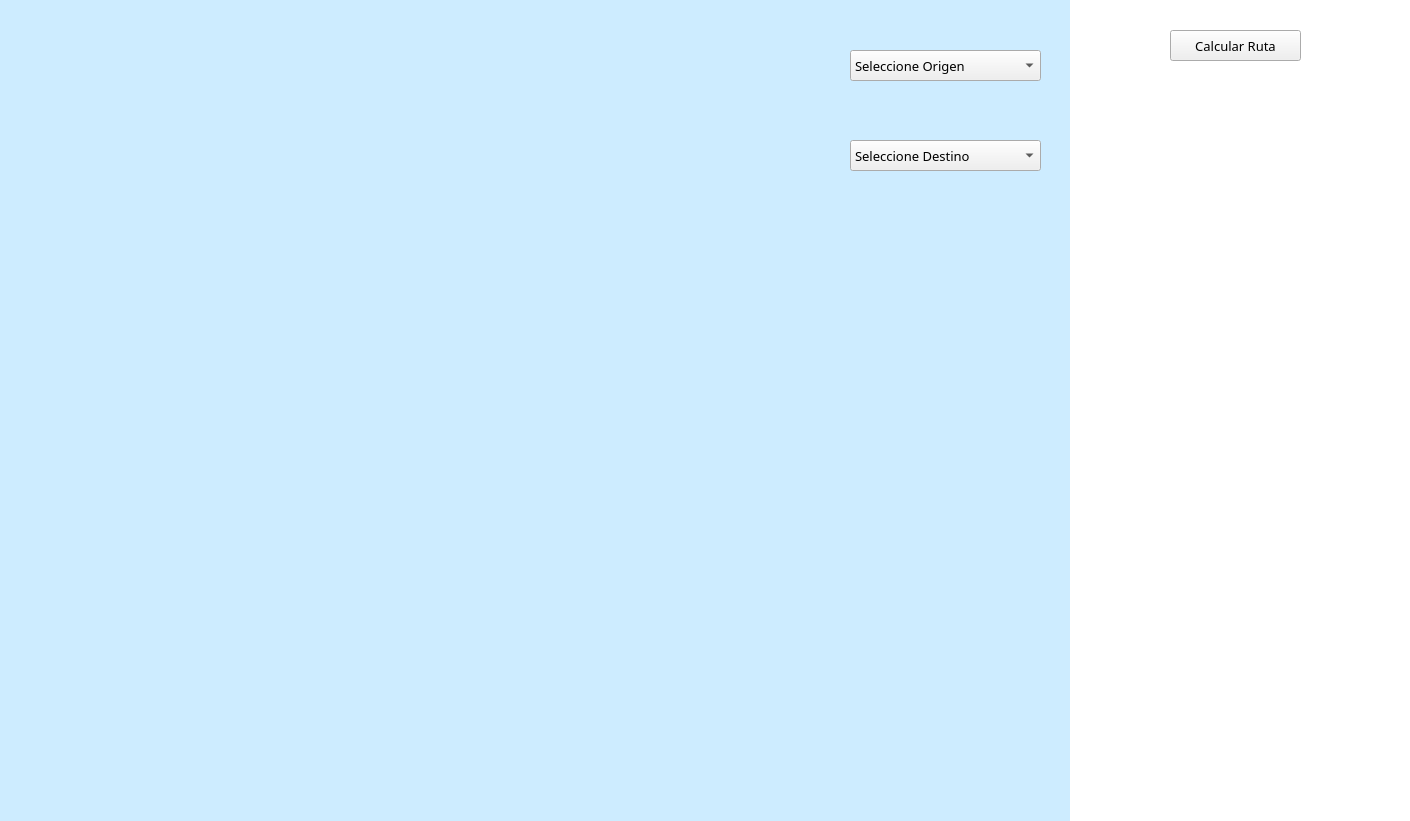
<?xml version="1.0" encoding="UTF-8"?>
<ui version="4.0">
 <class>MainWindow</class>
 <widget class="QMainWindow" name="MainWindow">
  <property name="geometry">
   <rect>
    <x>0</x>
    <y>0</y>
    <width>1410</width>
    <height>821</height>
   </rect>
  </property>
  <property name="windowTitle">
   <string>MainWindow</string>
  </property>
  <widget class="QWidget" name="centralwidget">
   <property name="enabled">
    <bool>true</bool>
   </property>
   <widget class="QFrame" name="image_container">
    <property name="geometry">
     <rect>
      <x>0</x>
      <y>0</y>
      <width>1081</width>
      <height>831</height>
     </rect>
    </property>
    <property name="frameShape">
     <enum>QFrame::NoFrame</enum>
    </property>
    <property name="frameShadow">
     <enum>QFrame::Sunken</enum>
    </property>
    <property name="lineWidth">
     <number>20</number>
    </property>
    <property name="midLineWidth">
     <number>20</number>
    </property>
    <widget class="QLabel" name="metro_image">
     <property name="geometry">
      <rect>
       <x>0</x>
       <y>0</y>
       <width>1071</width>
       <height>821</height>
      </rect>
     </property>
     <property name="styleSheet">
      <string notr="true">background-color: rgb(205, 236, 255);</string>
     </property>
     <property name="frameShape">
      <enum>QFrame::NoFrame</enum>
     </property>
     <property name="text">
      <string/>
     </property>
     <property name="pixmap">
      <pixmap>../../../image/mapa_metro_atenasCHULO.jpg</pixmap>
     </property>
     <property name="scaledContents">
      <bool>true</bool>
     </property>
     <property name="wordWrap">
      <bool>true</bool>
     </property>
    </widget>
    <widget class="QLabel" name="label">
     <property name="geometry">
      <rect>
       <x>770</x>
       <y>110</y>
       <width>61</width>
       <height>61</height>
      </rect>
     </property>
     <property name="text">
      <string/>
     </property>
     <property name="pixmap">
      <pixmap>../../../image/flag.png</pixmap>
     </property>
     <property name="scaledContents">
      <bool>true</bool>
     </property>
    </widget>
    <widget class="QComboBox" name="comboBox">
     <property name="geometry">
      <rect>
       <x>850</x>
       <y>50</y>
       <width>191</width>
       <height>31</height>
      </rect>
     </property>
     <property name="font">
      <font>
       <family>IBM Plex Mono</family>
       <pointsize>10</pointsize>
      </font>
     </property>
     <item>
      <property name="text">
       <string>Seleccione Origen</string>
      </property>
     </item>
     <item>
      <property name="text">
       <string>A</string>
      </property>
     </item>
    </widget>
    <widget class="QLabel" name="label_2">
     <property name="geometry">
      <rect>
       <x>770</x>
       <y>20</y>
       <width>61</width>
       <height>61</height>
      </rect>
     </property>
     <property name="frameShape">
      <enum>QFrame::NoFrame</enum>
     </property>
     <property name="text">
      <string/>
     </property>
     <property name="pixmap">
      <pixmap>../../../image/mapa.png</pixmap>
     </property>
     <property name="scaledContents">
      <bool>true</bool>
     </property>
    </widget>
    <widget class="QComboBox" name="comboBox_3">
     <property name="geometry">
      <rect>
       <x>850</x>
       <y>140</y>
       <width>191</width>
       <height>31</height>
      </rect>
     </property>
     <property name="font">
      <font>
       <family>IBM Plex Mono</family>
       <pointsize>10</pointsize>
      </font>
     </property>
     <item>
      <property name="text">
       <string>Seleccione Destino</string>
      </property>
     </item>
     <item>
      <property name="text">
       <string>B</string>
      </property>
     </item>
    </widget>
   </widget>
   <widget class="QListView" name="lista_estaciones">
    <property name="geometry">
     <rect>
      <x>1070</x>
      <y>160</y>
      <width>341</width>
      <height>671</height>
     </rect>
    </property>
    <property name="frameShape">
     <enum>QFrame::NoFrame</enum>
    </property>
   </widget>
   <widget class="QPushButton" name="pushButton">
    <property name="geometry">
     <rect>
      <x>1170</x>
      <y>30</y>
      <width>131</width>
      <height>31</height>
     </rect>
    </property>
    <property name="font">
     <font>
      <family>IBM Plex Mono</family>
      <pointsize>10</pointsize>
     </font>
    </property>
    <property name="text">
     <string>Calcular Ruta</string>
    </property>
   </widget>
   <widget class="QListView" name="listView_2">
    <property name="geometry">
     <rect>
      <x>1070</x>
      <y>0</y>
      <width>341</width>
      <height>161</height>
     </rect>
    </property>
    <property name="frameShape">
     <enum>QFrame::NoFrame</enum>
    </property>
   </widget>
   <zorder>image_container</zorder>
   <zorder>lista_estaciones</zorder>
   <zorder>listView_2</zorder>
   <zorder>pushButton</zorder>
  </widget>
 </widget>
 <resources/>
 <connections/>
</ui>
